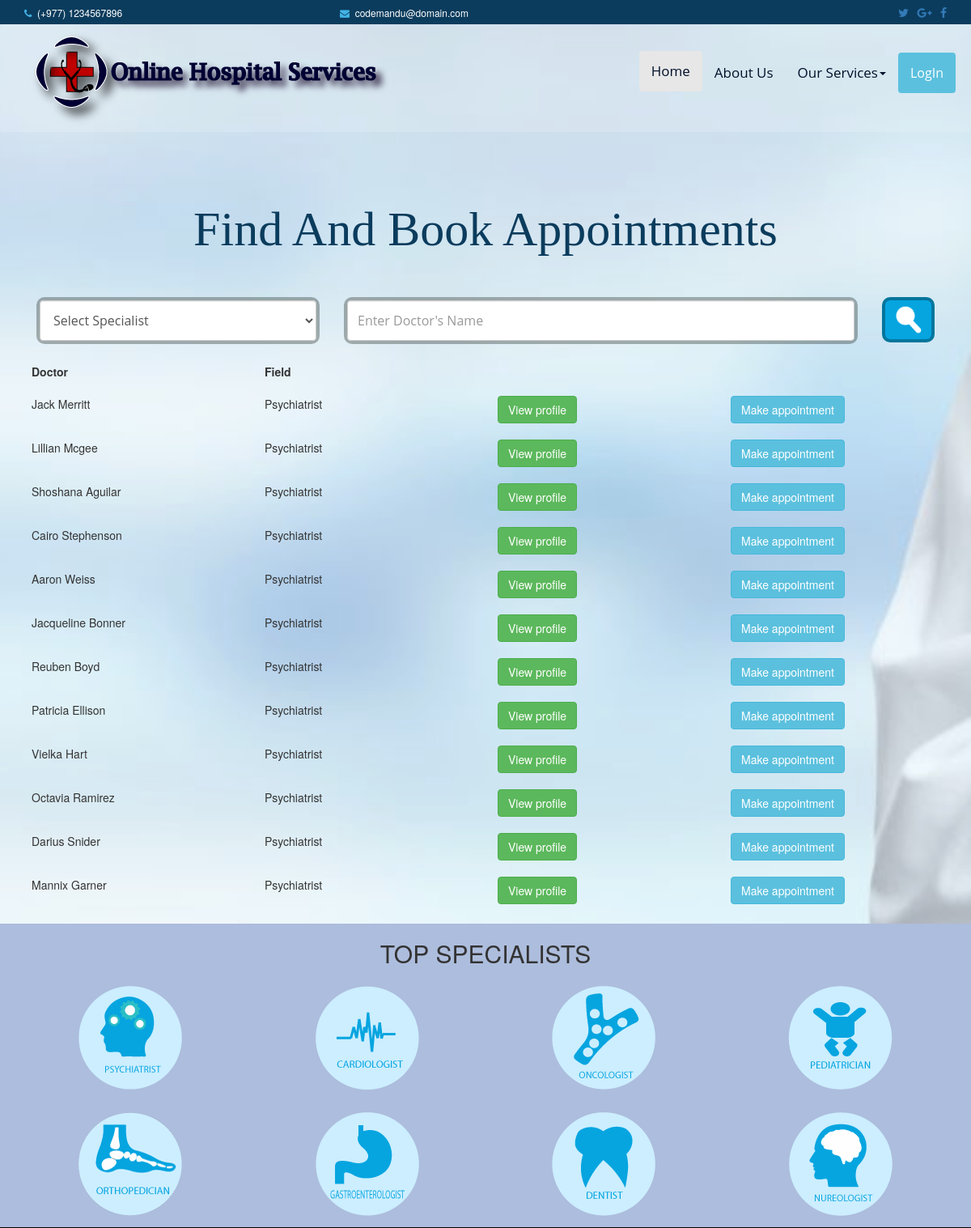
Screenshot of /booking.php?spec=psychiatrist with the database file from the repository.
### tables this page shows
CREATE TABLE `employee_detail` (
  `emp_id` mediumint(8) UNSIGNED NOT NULL,
  `name` varchar(40) DEFAULT NULL,
  `dob` date DEFAULT NULL,
  `address` varchar(50) DEFAULT NULL,
  `email` varchar(40) DEFAULT NULL,
  `phone` bigint(20) DEFAULT NULL,
  `field` varchar(32) DEFAULT NULL,
  `history` varchar(32) DEFAULT NULL,
  `sex` varchar(1) NOT NULL,
  `images` varchar(32) DEFAULT NULL
);

### doctorlist.php (the view, shortened to what this page needs)
<div class="container" style="padding: 2%; ">
  <div class="row">
  <div class="col-md-3 col-sm-3 col-xs-3 "><b>Doctor</b></div>
  <div class="col-md-3 col-sm-3 col-xs-3 "><b>Field</b></div>
  </div>
	<?php  while($row=mysqli_fetch_assoc($query_run)){?>
	<div class="row">
	<div class="col-md-3 col-sm-2 col-xs-2 text-capitalize"><?php echo $row['name']; ?></div>
	<div class="col-md-3 col-sm-2 col-xs-2 text-capitalize"><?php echo $row['field']; ?></div>
	<div class="col-md-3 col-sm-4 col-xs-4 "><a href="docprofile.php?id=<?php echo $row['emp_id']?>" class="btn btn-success">View profile</a></div>
	<div class="col-md-3 col-sm-4 col-xs-4 "><a href="appointment.php?doc_id=<?php echo $row['emp_id']?>" class="btn btn-info">Make appointment</a></div>
	</div>
<?php
}?>

### css/main.css (style rules this page uses)
a { text-decoration: none; }
div { display: block; }

### rows the page displays
employee_detail: name "Jack Merritt", field "Psychiatrist"
employee_detail: name "Lillian Mcgee", field "Psychiatrist"
employee_detail: name "Shoshana Aguilar", field "Psychiatrist"
employee_detail: name "Cairo Stephenson", field "Psychiatrist"
employee_detail: name "Aaron Weiss", field "Psychiatrist"
employee_detail: name "Jacqueline Bonner", field "Psychiatrist"
employee_detail: name "Reuben Boyd", field "Psychiatrist"
employee_detail: name "Patricia Ellison", field "Psychiatrist"
employee_detail: name "Vielka Hart", field "Psychiatrist"
employee_detail: name "Octavia Ramirez", field "Psychiatrist"
employee_detail: name "Darius Snider", field "Psychiatrist"
employee_detail: name "Mannix Garner", field "Psychiatrist"
